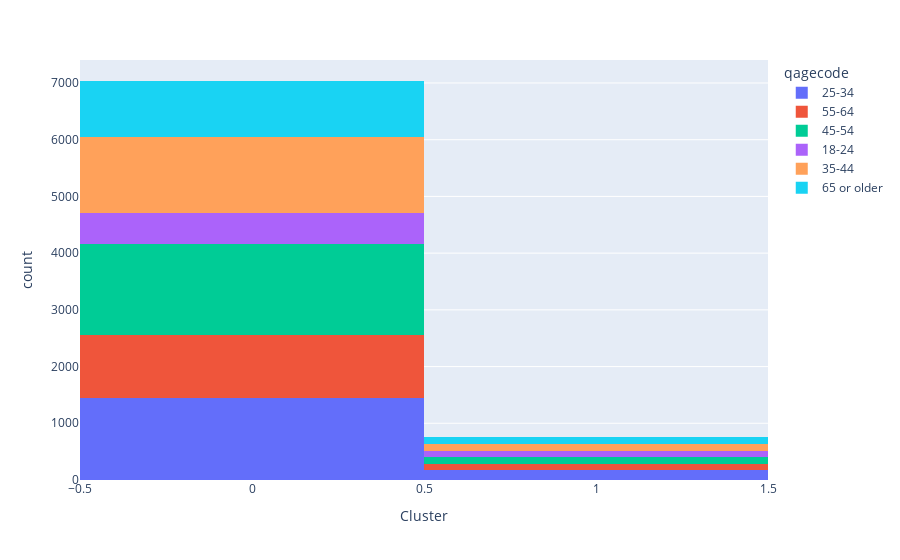

Write notebook code for a chart like this one.
### Code cell
fig = px.histogram(clusters_names, x='Cluster', color="qagecode")
fig.show()

### Figure 1 — Plotly figure (JSON) as saved in the notebook; plotly's stock layout.template omitted (floating-point values rounded to 4 significant figures; data arrays with more than 128 entries replaced by an {"elided": "..."} marker saying what was removed)
{"data": [{"alignmentgroup": "True", "bingroup": "x", "hoverlabel": {"namelength": 0}, "hovertemplate": "qagecode=25-34<br>Cluster=%{x}<br>count=%{y}", "legendgroup": "25-34", "marker": {"color": "#636efa"}, "name": "25-34", "offsetgroup": "25-34", "orientation": "v", "showlegend": true, "type": "histogram", "x": {"elided": "1627 int values"}, "xaxis": "x", "yaxis": "y"}, {"alignmentgroup": "True", "bingroup": "x", "hoverlabel": {"namelength": 0}, "hovertemplate": "qagecode=55-64<br>Cluster=%{x}<br>count=%{y}", "legendgroup": "55-64", "marker": {"color": "#EF553B"}, "name": "55-64", "offsetgroup": "55-64", "orientation": "v", "showlegend": true, "type": "histogram", "x": {"elided": "1211 int values"}, "xaxis": "x", "yaxis": "y"}, {"alignmentgroup": "True", "bingroup": "x", "hoverlabel": {"namelength": 0}, "hovertemplate": "qagecode=45-54<br>Cluster=%{x}<br>count=%{y}", "legendgroup": "45-54", "marker": {"color": "#00cc96"}, "name": "45-54", "offsetgroup": "45-54", "orientation": "v", "showlegend": true, "type": "histogram", "x": {"elided": "1732 int values"}, "xaxis": "x", "yaxis": "y"}, {"alignmentgroup": "True", "bingroup": "x", "hoverlabel": {"namelength": 0}, "hovertemplate": "qagecode=18-24<br>Cluster=%{x}<br>count=%{y}", "legendgroup": "18-24", "marker": {"color": "#ab63fa"}, "name": "18-24", "offsetgroup": "18-24", "orientation": "v", "showlegend": true, "type": "histogram", "x": {"elided": "640 int values"}, "xaxis": "x", "yaxis": "y"}, {"alignmentgroup": "True", "bingroup": "x", "hoverlabel": {"namelength": 0}, "hovertemplate": "qagecode=35-44<br>Cluster=%{x}<br>count=%{y}", "legendgroup": "35-44", "marker": {"color": "#FFA15A"}, "name": "35-44", "offsetgroup": "35-44", "orientation": "v", "showlegend": true, "type": "histogram", "x": {"elided": "1483 int values"}, "xaxis": "x", "yaxis": "y"}, {"alignmentgroup": "True", "bingroup": "x", "hoverlabel": {"namelength": 0}, "hovertemplate": "qagecode=65 or older<br>Cluster=%{x}<br>count=%{y}", "legendgroup": "65 or older", "marker": {"color": "#19d3f3"}, "name": "65 or older", "offsetgroup": "65 or older", "orientation": "v", "showlegend": true, "type": "histogram", "x": {"elided": "1095 int values"}, "xaxis": "x", "yaxis": "y"}], "layout": {"barmode": "relative", "legend": {"title": {"text": "qagecode"}, "tracegroupgap": 0}, "margin": {"t": 60}, "xaxis": {"anchor": "y", "domain": [0, 1], "title": {"text": "Cluster"}}, "yaxis": {"anchor": "x", "domain": [0, 1], "title": {"text": "count"}}}}
